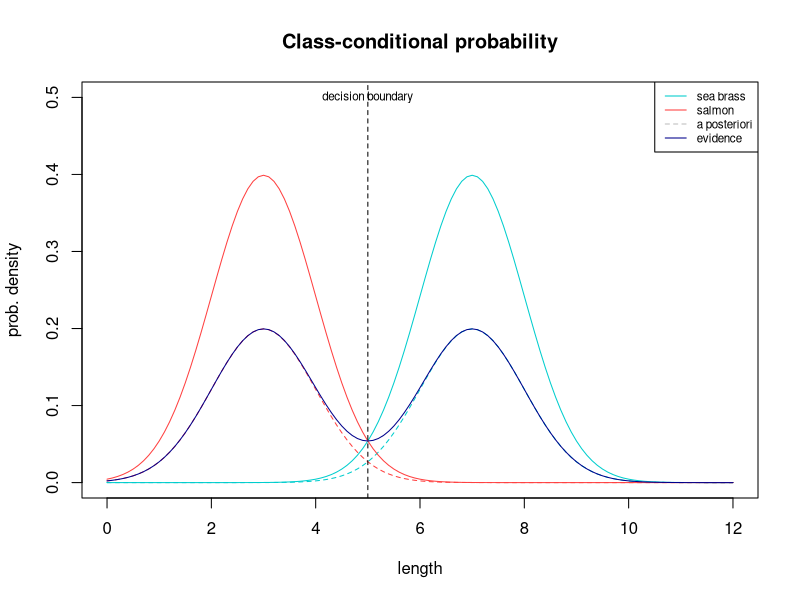
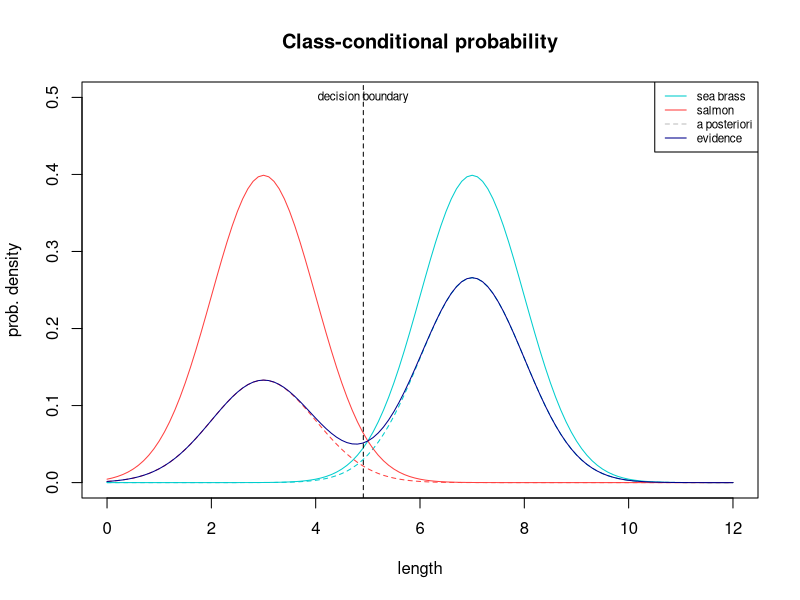

The R source for these figures, in order:
## ---- chunk 1
knitr::opts_chunk$set(echo = TRUE)
## ---- chunk 2
length <- seq(0, 12, by=0.1) # lengt measurments

fx_y0 <- function(length) dnorm(length, mean = 7, sd = 1)
fx_y1 <- function(length) dnorm(length, mean = 3, sd = 1)
## ---- chunk 3
fx_evidence <- function(length, pi_0, pi_1) pi_0*fx_y0(length) + pi_1*fx_y1(length)

plot_class_prob <- function(pi_0, pi_1) {
  plot(length, fx_y0(length), main = "Class-conditional probability",  ylab="prob. density", ylim=c(0,0.5), type="l", lty = 1, col="cyan3")
  lines(length, pi_0*fx_y0(length), type="l", lty = 2, col="cyan3")
  lines(length, fx_y1(length),type="l", lty = 1, col="brown1")
  lines(length, pi_1*fx_y1(length), type="l", lty = 2, col="brown1")
  lines(length, fx_evidence(length, pi_0, pi_1), type="l", lty = 1, col="darkblue")
  decision_boundary <- (log(pi_1/pi_0) + 40) / 8
  abline(v=decision_boundary, lty=2, col="black" )
  text(decision_boundary, 0.5, "decision boundary", cex= 0.7)

  legend("topright", legend = c("sea brass", "salmon", "a posteriori", "evidence"), col=c("cyan3", "brown1", "gray", "darkblue"), lty = c(1, 1, 2, 1), cex = 0.7)
} 

plot_class_prob(0.5, 0.5)
## ---- chunk 4
plot_class_prob(2/3, 1/3)
